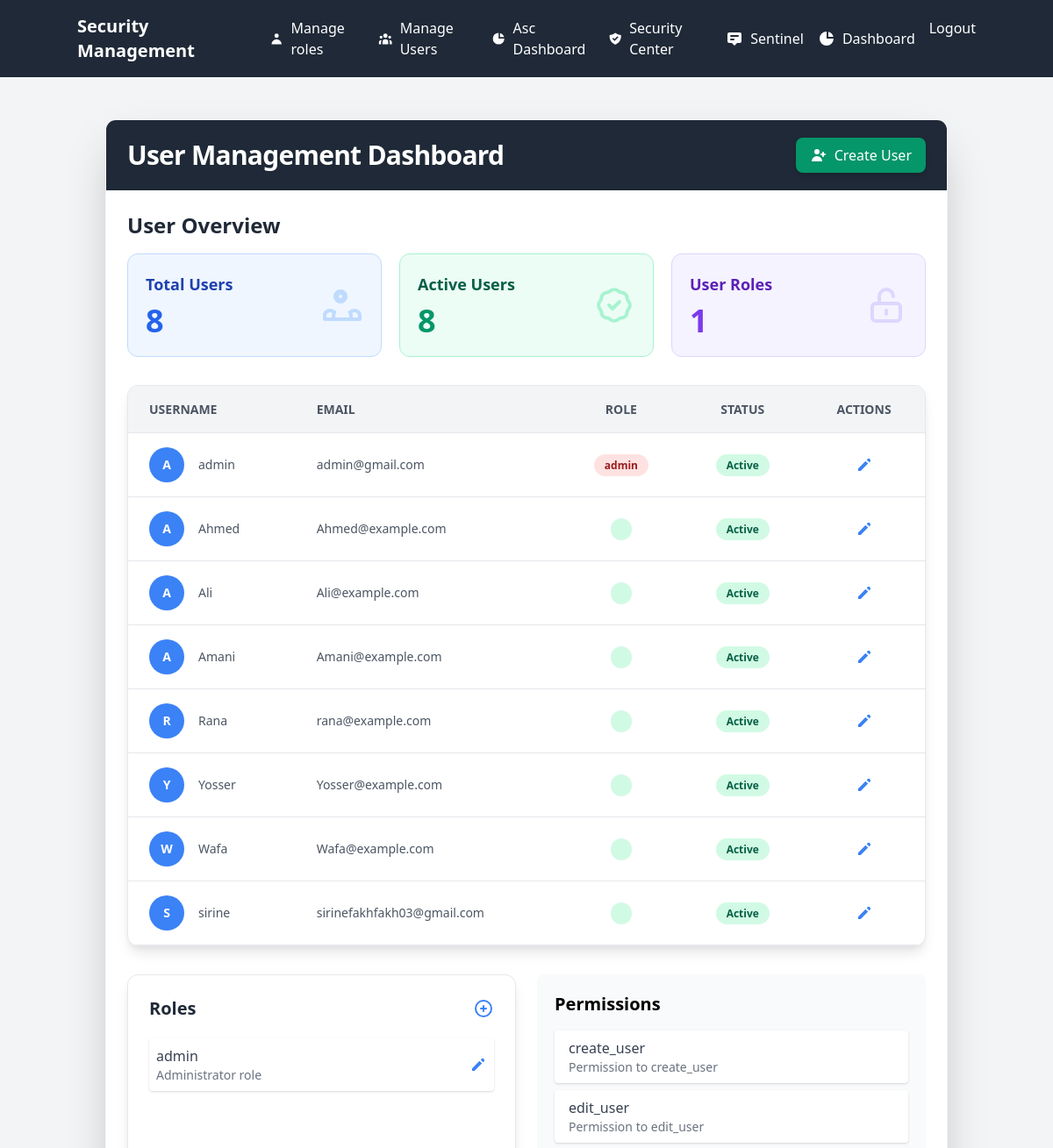
Before: /admin/admin/dashboard (signed in, upper part) with the older database file.
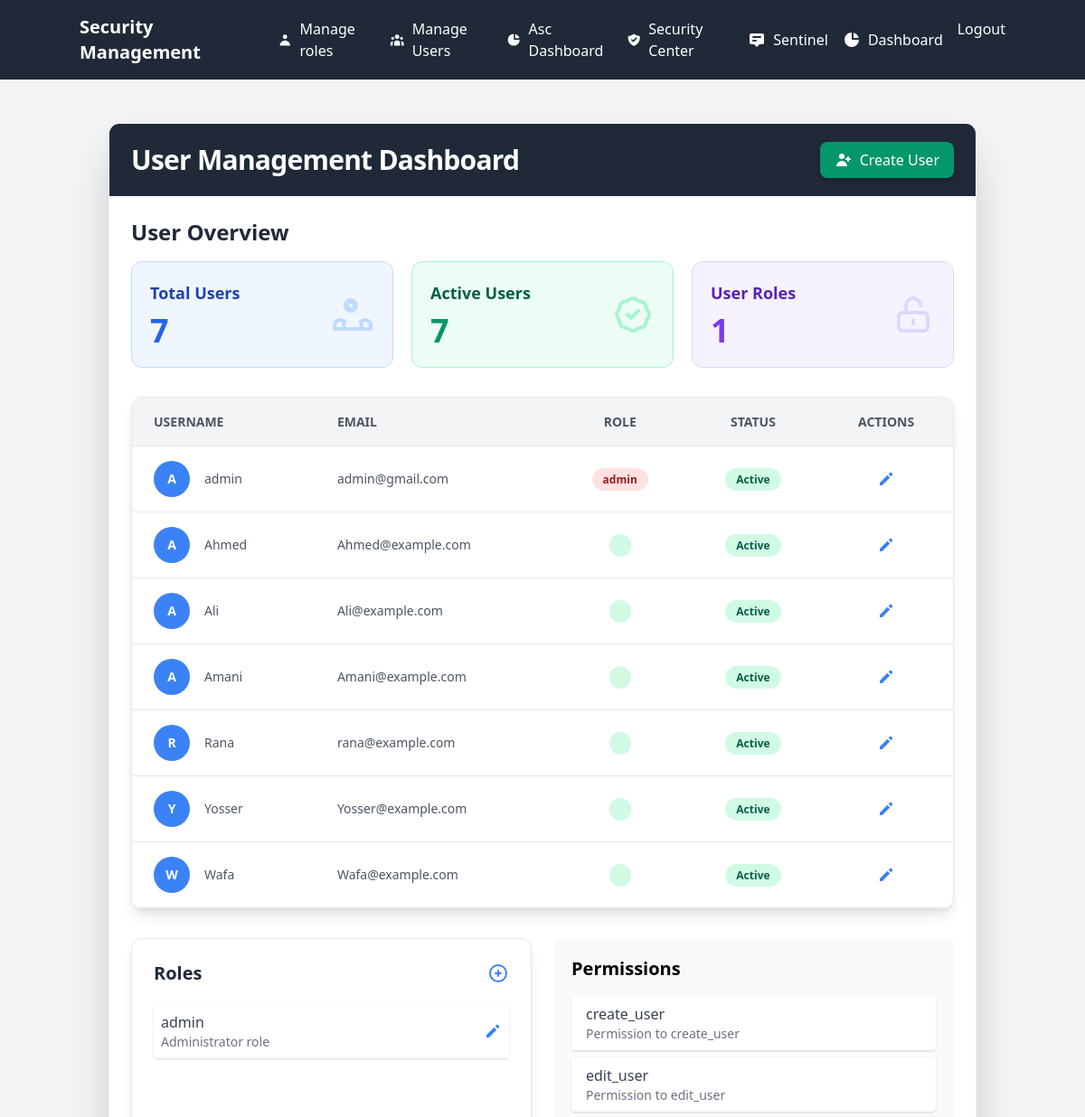
After: the same page with the newer database file.
### app.py (models this page shows)
class User(UserMixin, db.Model):
    id = db.Column(db.Integer, primary_key=True)
    username = db.Column(db.String(80), unique=True, nullable=False)
    email = db.Column(db.String(120), unique=True, nullable=False)
    password_hash = db.Column(db.String(120), nullable=False)
    role = db.Column(db.String(20), nullable=False, default='user')
    totp_secret = db.Column(db.String(120), nullable=True)
    role_id = db.Column(db.Integer, db.ForeignKey('role.id'), nullable=True)
    role_relation = db.relationship('Role', backref='users', foreign_keys=[role_id])
    is_active = db.Column(db.Boolean, default=True)  # Add this for user status
    def has_permission(self, permission_name):
        if not self.role_relation:
            return False
        return db.session.query(
            exists().where(
                and_(
                    RolePermission.role_id == self.role_relation.id,
                    Permission.name == permission_name
                )
            )
        ).scalar()

class Role(db.Model):
    id = db.Column(db.Integer, primary_key=True)
    name = db.Column(db.String(50), unique=True, nullable=False)
    description = db.Column(db.String(200))
    s_system_role = db.Column(db.Boolean, default=False)
    role_permissions = db.relationship('RolePermission', back_populates='role', cascade='all, delete-orphan')

class Permission(db.Model):
    id = db.Column(db.Integer, primary_key=True)
    name = db.Column(db.String(50), unique=True, nullable=False)
    description = db.Column(db.String(200))
    role_permissions = db.relationship('RolePermission', back_populates='permission')

### app.py (the view)
@admin_bp.route('/admin/dashboard')
@login_required
def admin_dashboard():
    total_users = User.query.count()
    active_users = User.query.filter(User.is_active == True).count()
    users = User.query.all()
    roles = Role.query.all()
    permissions = Permission.query.all()
    return render_template('admin/dashboard.html',
                           total_users=total_users,
                           active_users=active_users,
                           users=users,
                           roles=roles,
                           permissions=permissions)

### app.py (called while the page is built)
@login_manager.user_loader
def load_user(user_id):
    return db.session.get(User, int(user_id))

### templates/admin/dashboard.html (shortened to what the changed rows need)
{% extends "base.html" %}
{% block content %}
<div class="container mx-auto px-4 py-8 bg-gray-100 dark:bg-gray-900 min-h-screen">
    <div class="bg-white dark:bg-gray-800 shadow-2xl rounded-xl overflow-hidden border border-gray-100 dark:border-gray-700">
        <div class="bg-gray-800 text-white px-6 py-5 flex justify-between items-center">
            <h1 class="text-3xl font-extrabold tracking-tight">User Management Dashboard</h1>
        </div>
        <div class="p-6">
            <div class="mb-8">
                <h2 class="text-2xl font-semibold text-gray-800 dark:text-gray-100 mb-4">User Overview</h2>
                <div class="grid grid-cols-1 md:grid-cols-3 gap-5 mb-8">
                    <div class="bg-blue-50 dark:bg-blue-900/50 border border-blue-200 dark:border-blue-800 p-5 rounded-xl transform transition hover:scale-102 hover:shadow-lg">
                        <div class="flex justify-between items-center">
                            <div>
                                <h3 class="text-lg font-semibold text-blue-800 dark:text-blue-200 mb-2">Total Users</h3>
                                <p class="text-4xl font-bold text-blue-600 dark:text-blue-300">{{ total_users }}</p>
                            </div>
                        </div>
                    </div>
                    <div class="bg-green-50 dark:bg-green-900/50 border border-green-200 dark:border-green-800 p-5 rounded-xl transform transition hover:scale-102 hover:shadow-lg">
                        <div class="flex justify-between items-center">
                            <div>
                                <h3 class="text-lg font-semibold text-green-800 dark:text-green-200 mb-2">Active Users</h3>
                                <p class="text-4xl font-bold text-green-600 dark:text-green-300">{{ active_users }}</p>
                            </div>
                        </div>
                    </div>
                </div>
                <div class="bg-white dark:bg-gray-800 shadow-lg rounded-xl overflow-hidden border dark:border-gray-600">
                    <table class="w-full">
                        <thead class="bg-gray-100 dark:bg-gray-900 border-b dark:border-gray-600">
                            <tr class="text-gray-600 dark:text-gray-300 uppercase text-sm leading-normal">
                                <th class="py-4 px-6 text-left">Username</th>
                                <th class="py-4 px-6 text-left">Email</th>
                                <th class="py-4 px-6 text-center">Role</th>
                                <th class="py-4 px-6 text-center">Status</th>
                                <th class="py-4 px-6 text-center">Actions</th>
                            </tr>
                        </thead>
                        <tbody class="text-gray-600 dark:text-gray-300 text-sm">
                            {% for user in users %}
                            <tr class="border-b dark:border-gray-600 hover:bg-gray-50 dark:hover:bg-gray-700 transition">
                                <td class="py-4 px-6">
                                    <div class="flex items-center">
                                        <div class="mr-4">
                                            <div class="w-10 h-10 rounded-full bg-blue-500 text-white flex items-center justify-center font-bold">
                                                {{ user.username[0]|upper }}
                                            </div>
                                        </div>
                                        <span class="font-medium dark:text-gray-200">{{ user.username }}</span>
                                    </div>
                                </td>
                                <td class="py-4 px-6 dark:text-gray-200">{{ user.email }}</td>
                                <td class="py-4 px-6 text-center">
                                    <span class="px-3 py-1 rounded-full text-xs font-semibold
                                        {% if user.role_relation.name == 'admin' %}bg-red-100 text-red-800 dark:bg-red-900/50 dark:text-red-300
                                        {% elif user.role_relation.name == 'manager' %}bg-yellow-100 text-yellow-800 dark:bg-yellow-900/50 dark:text-yellow-300
                                        {% else %}bg-green-100 text-green-800 dark:bg-green-900/50 dark:text-green-300{% endif %}">
                                        {{ user.role_relation.name }}
                                    </span>
                                </td>
                                <td class="py-4 px-6 text-center">
                                    <span class="px-3 py-1 rounded-full text-xs font-semibold
                                        {% if user.is_active %}bg-green-100 text-green-800 dark:bg-green-900/50 dark:text-green-300
                                        {% else %}bg-red-100 text-red-800 dark:bg-red-900/50 dark:text-red-300{% endif %}">
                                        {{ 'Active' if user.is_active else 'Inactive' }}
                                    </span>
                                </td>
                                <td class="py-4 px-6 text-center">
                                    <div class="flex item-center justify-center space-x-3">
                                        {% if current_user.has_permission('edit_user') %}
                                        <a href="{{ url_for('admin_bp.edit_user', user_id=user.id) }}"
                                           class="text-blue-500 hover:text-blue-700 dark:text-blue-400 dark:hover:text-blue-300 transition transform hover:scale-125" title="Edit User">
                                            <svg xmlns="http://www.w3.org/2000/svg" class="h-5 w-5" viewBox="0 0 20 20" fill="currentColor">
                                                <path d="M13.586 3.586a2 2 0 112.828 2.828l-.793.793-2.828-2.828.793-.793zM11.379 5.793L3 14.172V17h2.828l8.38-8.379-2.83-2.828z" />
                                            </svg>
                                        </a>
                                        {% endif %}
                                    </div>
                                </td>
                            </tr>
                            {% endfor %}
                        </tbody>
                    </table>
                </div>
            <div class="grid md:grid-cols-2 gap-6 mt-8">
                <div class="bg-white dark:bg-gray-700 rounded-xl shadow-lg border dark:border-gray-600 p-6">
                    {% for role in roles %}
                    <div class="flex justify-between items-center mb-2 p-2 bg-white rounded shadow">
                        <div>
                            <span class="font-medium text-gray-700">{{ role.name }}</span>
                            <p class="text-sm text-gray-500">{{ role.description }}</p>
                        </div>
                        <div class="flex space-x-2">
                            {% if current_user.has_permission('edit_role') %}
                            <a href="{{ url_for('admin_bp.edit_role', role_id=role.id) }}"
                               class="text-blue-500 hover:text-blue-700">
                                <svg xmlns="http://www.w3.org/2000/svg" class="h-5 w-5" viewBox="0 0 20 20" fill="currentColor">
                                    <path d="M13.586 3.586a2 2 0 112.828 2.828l-.793.793-2.828-2.828.793-.793zM11.379 5.793L3 14.172V17h2.828l8.38-8.379-2.83-2.828z" />
                                </svg>
                            </a>
                            {% endif %}
                        </div>
                    </div>
                    {% endfor %}
                </div>
                <div class="bg-gray-50 rounded-lg p-5">
                    <div class="space-y-2">
                        {% for permission in permissions %}
                        <div class="bg-white shadow rounded px-4 py-2 flex justify-between items-center">
                            <div>
                                <span class="font-medium text-gray-700">{{ permission.name }}</span>
                                <p class="text-sm text-gray-500">{{ permission.description }}</p>
                            </div>
                        </div>
                        {% endfor %}
                    </div>
                </div>
            </div>
        </div>
    </div>
</div>
{% endblock %}

Changed rows visible on the page:
removed User: username "S", username "sirine", email "sirinefakhfakh03@gmail.com", is_active "Active"
Other visible differences:
{{ total_users }}: "8" → "7"
{{ active_users }}: "8" → "7"
